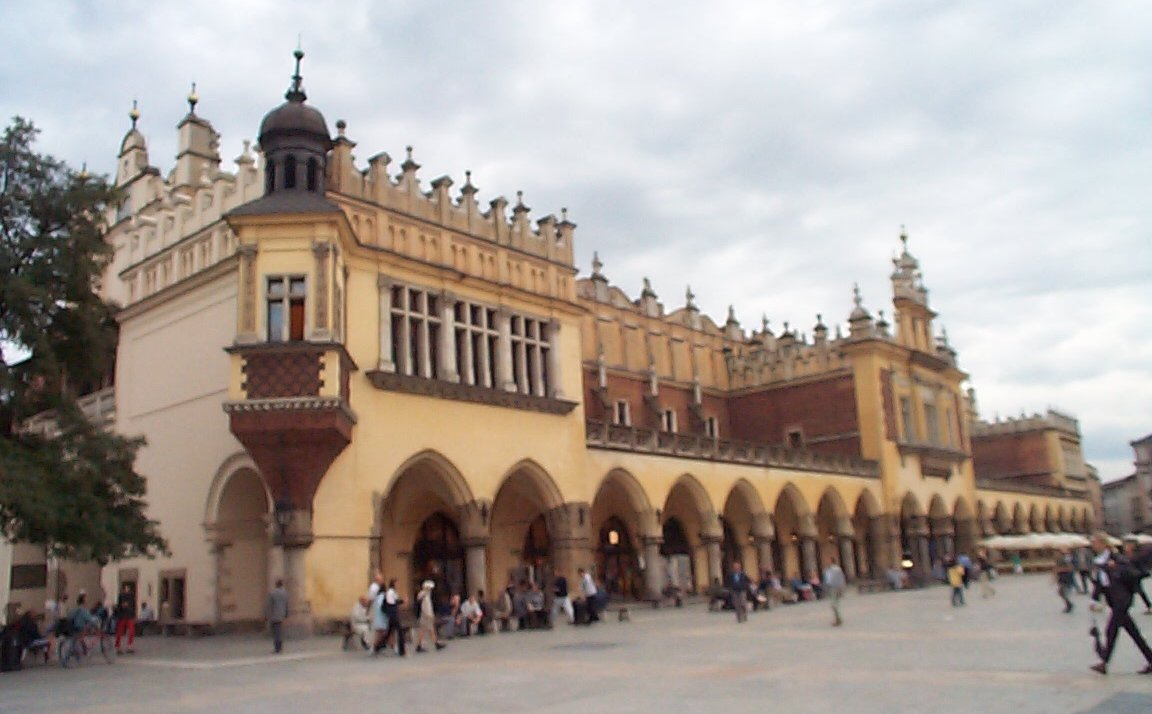
%> input picture KomputerowePO/zaj9/xD.jpg, 1152 x 714 px
$ octave zad5.m   (GNU Octave 9; MATLAB toolbox functions it lacks are replaced by stand-ins)
%> lines starting %> are read from the running program, lines starting %| are printed output that depends on the picture
L=imread('xD.jpg');
%> L is the input picture: size 714x1152x3 uint8; mean R, G, B 164.8, 154.1, 147
L = rgb2gray(L);
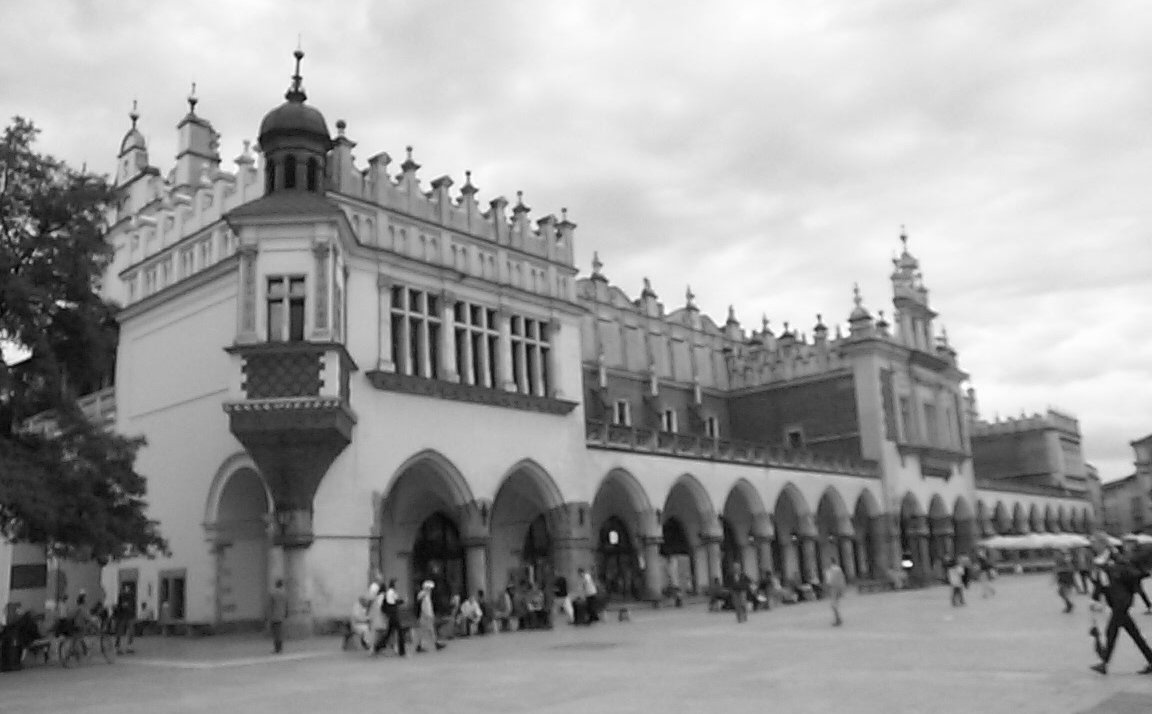
%> L: size 714x1152 uint8; min 0, max 255, mean 156.5
figure(1);

L = imnoise(L, 'salt & pepper', 0.1);
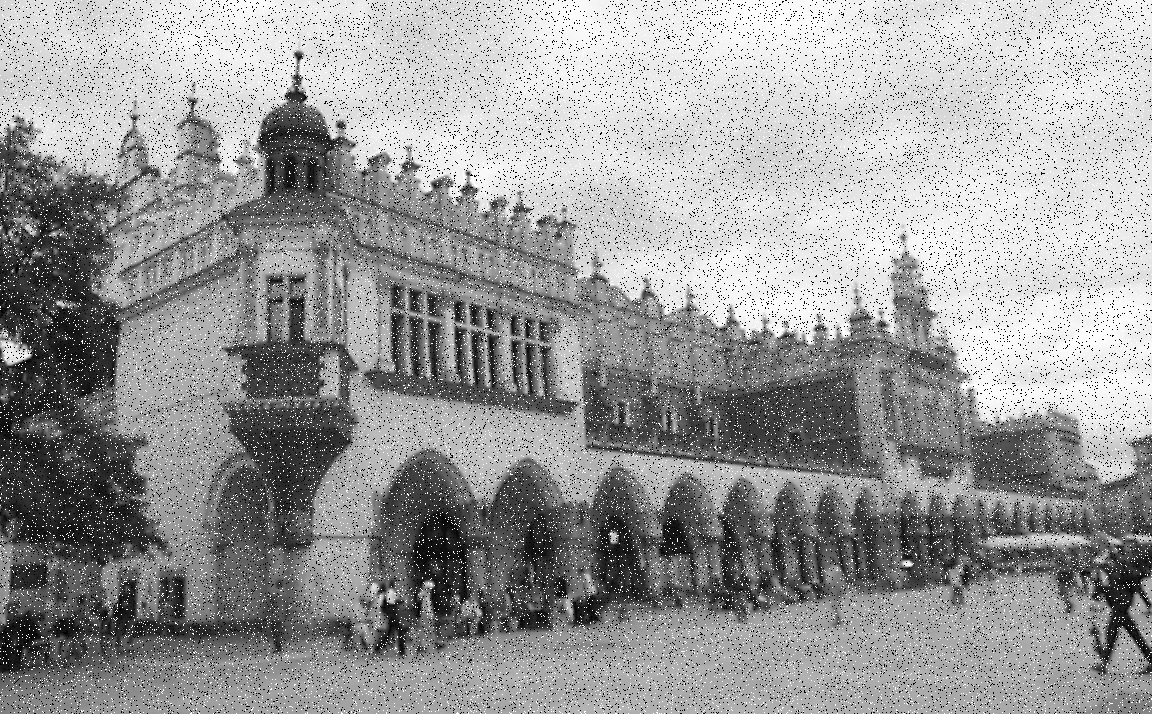
%> L: size 714x1152 uint8; min 0, max 255, mean 153.6
imshow(L);

% filtr górnoprzepustowy HP2
Maska2 = [1,3,1; 3,16,3; 1,3,1];
L2=filter2(Maska2, L);
L2=mat2gray(L2);
figure(3); imshow(L2, 'InitialMagnification','fit');

pause;
close all

$ run again, with KomputerowePO/zaj9/portret.jpg copied over KomputerowePO/zaj9/xD.jpg
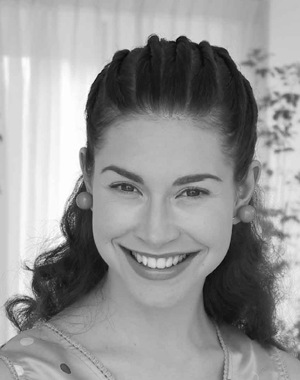
%> input picture KomputerowePO/zaj9/portret.jpg, 300 x 380 px
%> L is the input picture: size 380x300 uint8; min 5, max 255, mean 149.8
%> `L = imnoise(L, 'salt & pepper', 0.1);`:
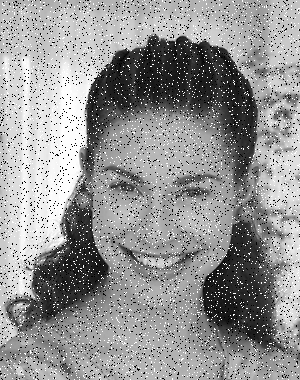
%> L: size 380x300 uint8; min 0, max 255, mean 147.6
%> `L2=filter2(Maska2, L);`:
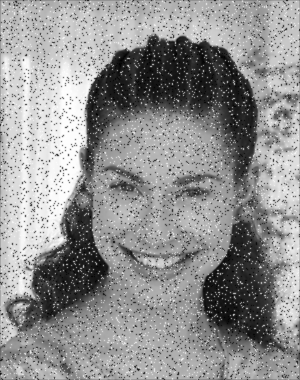
%> L2: size 380x300 double; min 191, max 8147, mean 4712.6; drawn with min black and max white

$ run again, with KomputerowePO/zaj9/Beaux.bmp saved as KomputerowePO/zaj9/xD.jpg
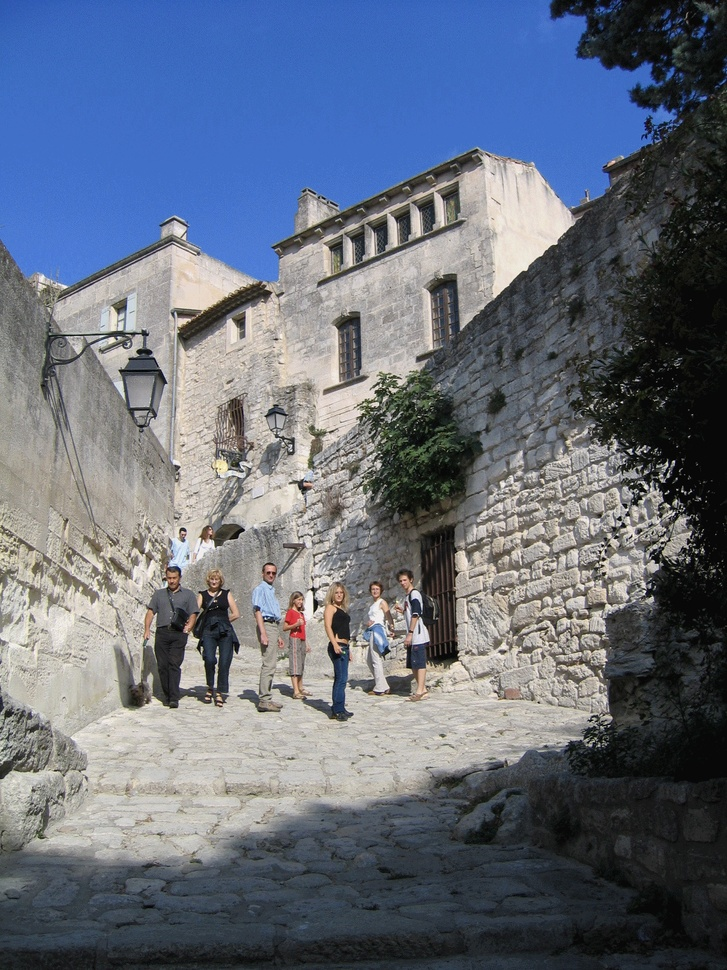
%> input picture KomputerowePO/zaj9/Beaux.bmp, 727 x 970 px, shrunk from 1200 x 1600 before the run
%> L is the input picture: size 970x727x3 uint8; mean R, G, B 100.8, 109, 123.8
%> `L = rgb2gray(L);`:
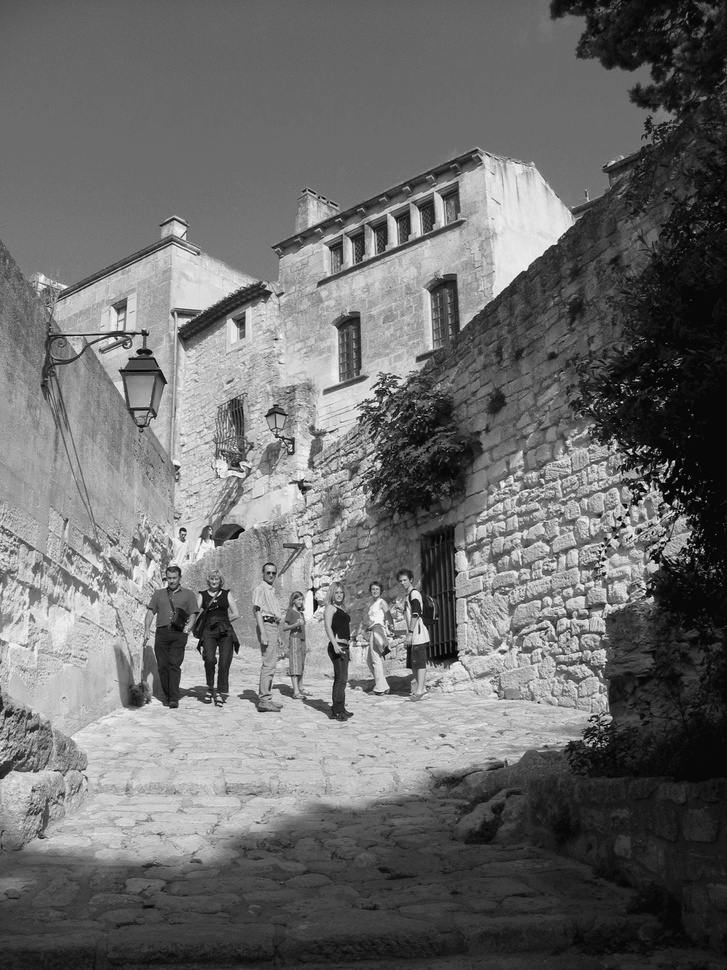
%> L: size 970x727 uint8; min 0, max 253, mean 108.2
%> `L = imnoise(L, 'salt & pepper', 0.1);`:
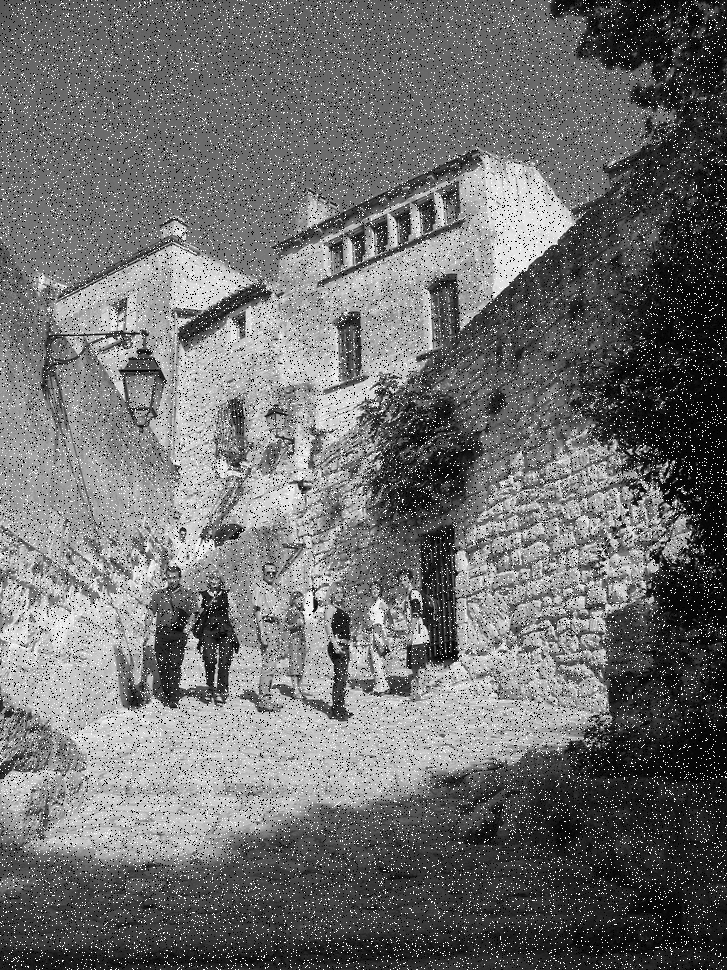
%> L: size 970x727 uint8; min 0, max 255, mean 110.1

$ run again, with KomputerowePO/zaj9/drzewo.bmp saved as KomputerowePO/zaj9/xD.jpg
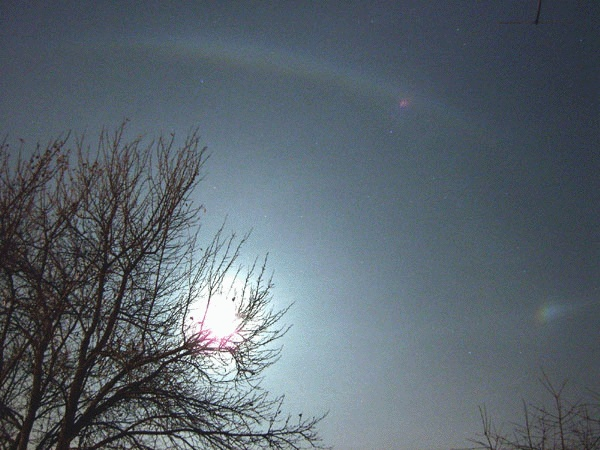
%> input picture KomputerowePO/zaj9/drzewo.bmp, 600 x 450 px
%> L is the input picture: size 450x600x3 uint8; mean R, G, B 90.9, 101.8, 110.7
%> `L = rgb2gray(L);`:
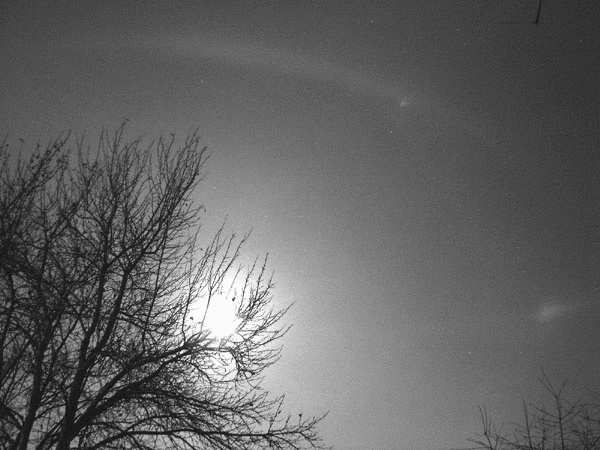
%> L: size 450x600 uint8; min 14, max 255, mean 99.5
%> `L = imnoise(L, 'salt & pepper', 0.1);`:
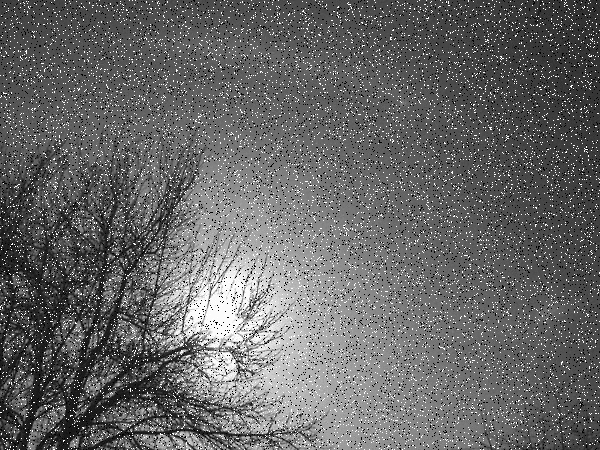
%> L: size 450x600 uint8; min 0, max 255, mean 102.3
